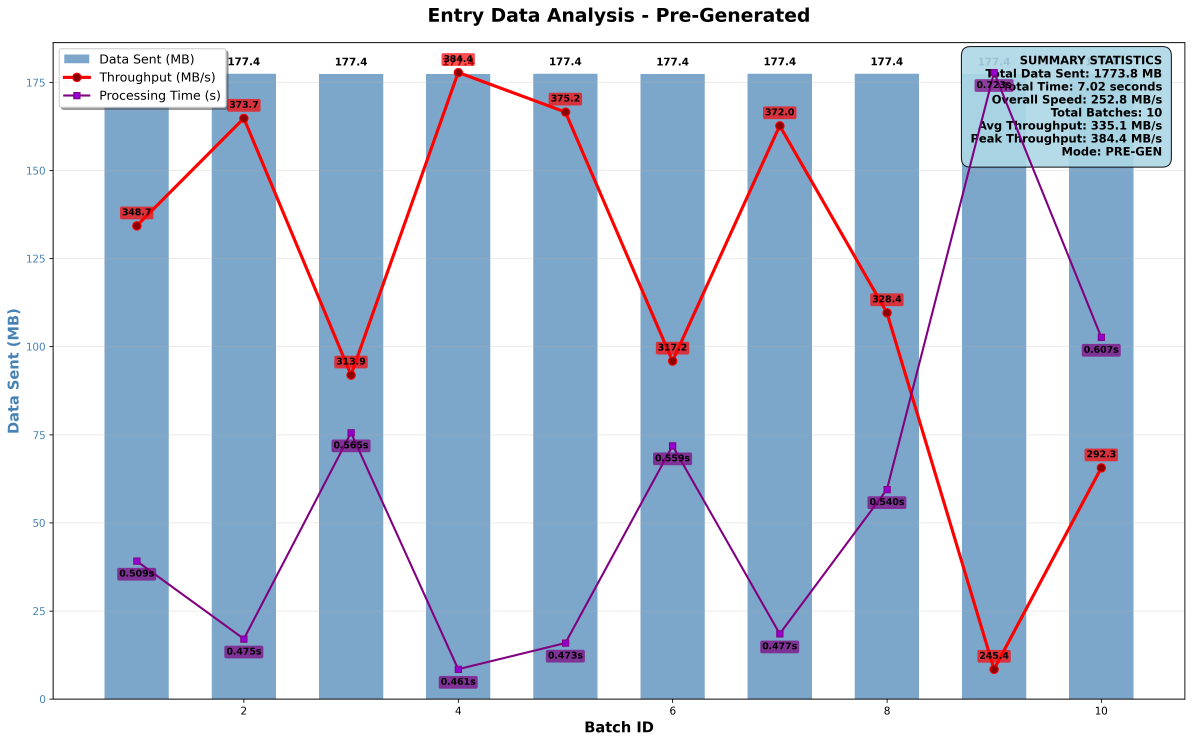
#> input picture rust-flight-with-nexmark/scripts/visuals/old/pre-gen/entry.png, 4769 x 2971 px (shown at 1/4 size); its folder holds only this picture in this run
$ python combine.py
#> lines starting #> are read from the running program, lines starting #| are printed output that depends on the picture
import os
from PIL import Image
import matplotlib.pyplot as plt
import matplotlib.image as mpimg
from pathlib import Path

def combine_images_side_by_side(old_path, new_path, output_path, title=""):
    """Combine two images side by side"""
#> called with title = 'Entry Graphs - Pre-Gen'
    try:
        # Load images
        old_img = Image.open(old_path)
#> old_img is the input picture: PIL image 4769x2971 RGBA; mean R, G, B, A 192.8, 207.6, 223.9, 255
        new_img = Image.open(new_path)

        # Get dimensions
        old_width, old_height = old_img.size
#> old_width = 4769; old_height = 2971
        new_width, new_height = new_img.size
#> new_width = 4769; new_height = 2971

        # Calculate combined dimensions
        max_height = max(old_height, new_height)
#> max_height = 2971
        total_width = old_width + new_width
#> total_width = 9538

        # Resize images to same height if needed
        if old_height != max_height:
            old_img = old_img.resize((int(old_width * max_height / old_height), max_height))
        if new_height != max_height:
            new_img = new_img.resize((int(new_width * max_height / new_height), max_height))

        # Create combined image
        combined = Image.new('RGB', (old_img.width + new_img.width, max_height), 'white')
#> combined: PIL image 9538x2971 RGB; every value is 255
        combined.paste(old_img, (0, 0))
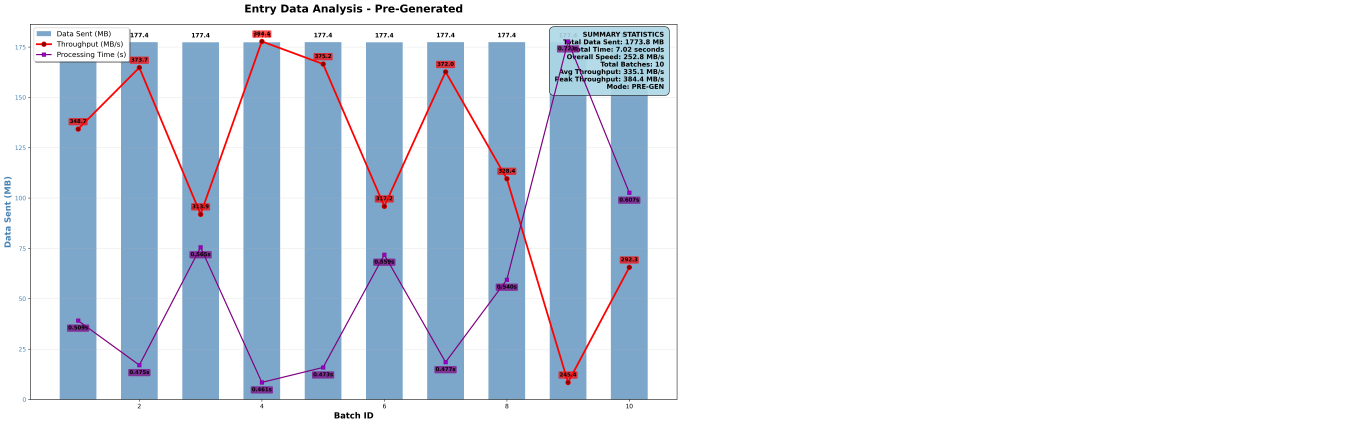
#> combined: PIL image 9538x2971 RGB (shown at 1/7 size); mean R, G, B 223.9, 231.3, 239.4
        combined.paste(new_img, (old_img.width, 0))
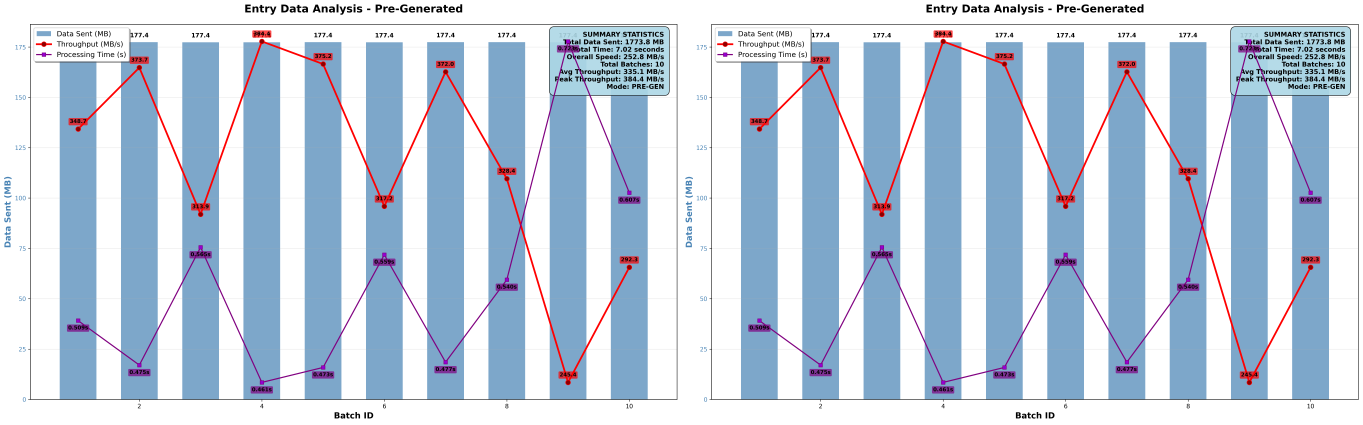
#> combined: PIL image 9538x2971 RGB (shown at 1/7 size); mean R, G, B 192.8, 207.6, 223.9

        # Save combined image
        combined.save(output_path, quality=95, dpi=(300, 300))
        print(f"✓ Combined: {output_path}")

    except Exception as e:
        print(f"✗ Error combining {old_path} and {new_path}: {e}")

def create_comparison_images():
    """Create side-by-side comparison images"""

    visuals_dir = Path("visuals")
    comparison_dir = Path("comparisons")
    comparison_dir.mkdir(exist_ok=True)

    # Define the comparisons to make
    comparisons = [
        ("entry", "Entry Graphs"),
        ("processor", "Processor Graphs"),
        ("exit", "Exit Graphs")
    ]

    modes = ["pre-gen", "real-time"]

    for graph_type, title in comparisons:
        for mode in modes:
            old_path = visuals_dir / "old" / mode / f"{graph_type}.png"
            new_path = visuals_dir / "new" / mode / f"{graph_type}.png"

            if old_path.exists() and new_path.exists():
                output_path = comparison_dir / f"{graph_type}_{mode}_comparison.png"
                combine_images_side_by_side(old_path, new_path, output_path, f"{title} - {mode.title()}")

def create_markdown_report():
    """Create markdown report with all comparisons"""

    comparison_dir = Path("comparisons")

    # Check which comparison files exist
    comparisons = []

    graph_types = ["entry", "processor", "exit"]
    modes = ["pre-gen", "real-time"]

    for graph_type in graph_types:
        for mode in modes:
            comparison_file = comparison_dir / f"{graph_type}_{mode}_comparison.png"
            if comparison_file.exists():
                comparisons.append((graph_type, mode, comparison_file))

    # Generate markdown content
    md_content = "# Performance Comparison: Old vs New\n\n"

    for graph_type in graph_types:
        md_content += f"## {graph_type.title()} Graphs\n\n"

        for mode in modes:
            comparison_file = comparison_dir / f"{graph_type}_{mode}_comparison.png"
            if comparison_file.exists():
                md_content += f"### {mode.title().replace('-', ' ')} Mode\n\n"
                md_content += f"![{graph_type} {mode} comparison](comparisons/{comparison_file.name})\n\n"
                md_content += "---\n\n"

    # Write markdown file
    with open("performance_comparison.md", "w") as f:
        f.write(md_content)

    print(f"✓ Markdown report created: performance_comparison.md")

def main():
    """Main function"""
    print("=" * 60)
    print("🔄 CREATING PERFORMANCE COMPARISONS")
    print("=" * 60)

    print("\n📊 Creating side-by-side comparison images...")
    create_comparison_images()

    print("\n📝 Creating markdown comparison report...")
    create_markdown_report()

    print("\n" + "=" * 60)
    print("✅ Comparison generation completed!")
    print("📁 Combined images: 'comparisons/' directory")
    print("📄 Markdown report: 'performance_comparison.md'")
    print("=" * 60)

if __name__ == "__main__":
    main()
